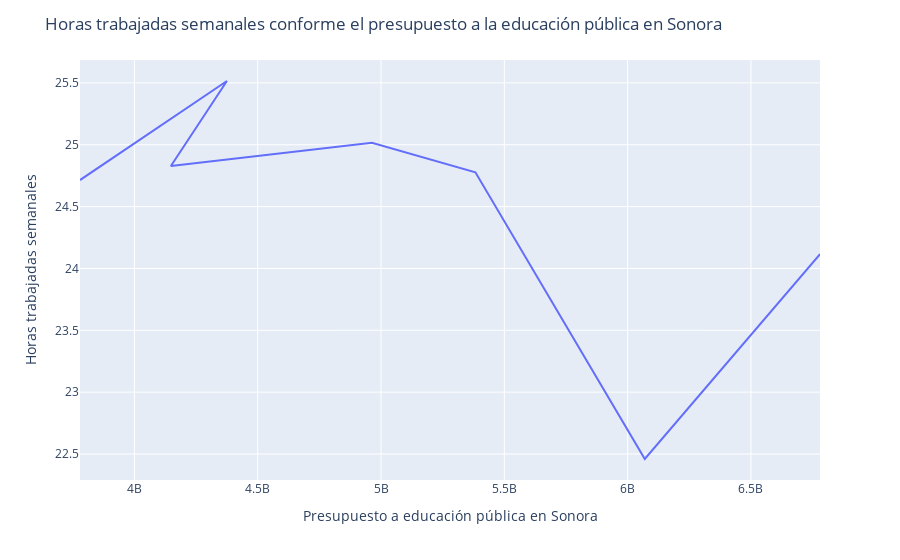

The notebook cell this image was saved under:
### Code cell
fig = px.line(
    df_municipality,
    x= "amount_executed",
    y= "worked_hours_week"
)
fig.update_layout(
    title="Horas trabajadas semanales conforme el presupuesto a la educación pública en Sonora",
    xaxis_title="Presupuesto a educación pública en Sonora",
    yaxis_title="Horas trabajadas semanales",
)

### Figure 1 — Plotly figure (JSON) as saved in the notebook; plotly's stock layout.template omitted (floating-point values rounded to 4 significant figures)
{"data": [{"hovertemplate": "amount_executed=%{x}<br>worked_hours_week=%{y}<extra></extra>", "legendgroup": "", "line": {"color": "#636efa", "dash": "solid"}, "marker": {"symbol": "circle"}, "mode": "lines", "name": "", "orientation": "v", "showlegend": false, "type": "scatter", "x": [3780000000.0, 4375000000.0, 4148000000.0, 4963000000.0, 5383000000.0, 6070000000.0, 6779900503], "xaxis": "x", "y": [24.71, 25.52, 24.83, 25.02, 24.78, 22.46, 24.12], "yaxis": "y"}], "layout": {"legend": {"tracegroupgap": 0}, "margin": {"t": 60}, "title": {"text": "Horas trabajadas semanales conforme el presupuesto a la educación pública en Sonora"}, "xaxis": {"anchor": "y", "domain": [0, 1], "title": {"text": "Presupuesto a educación pública en Sonora"}}, "yaxis": {"anchor": "x", "domain": [0, 1], "title": {"text": "Horas trabajadas semanales"}}}}
